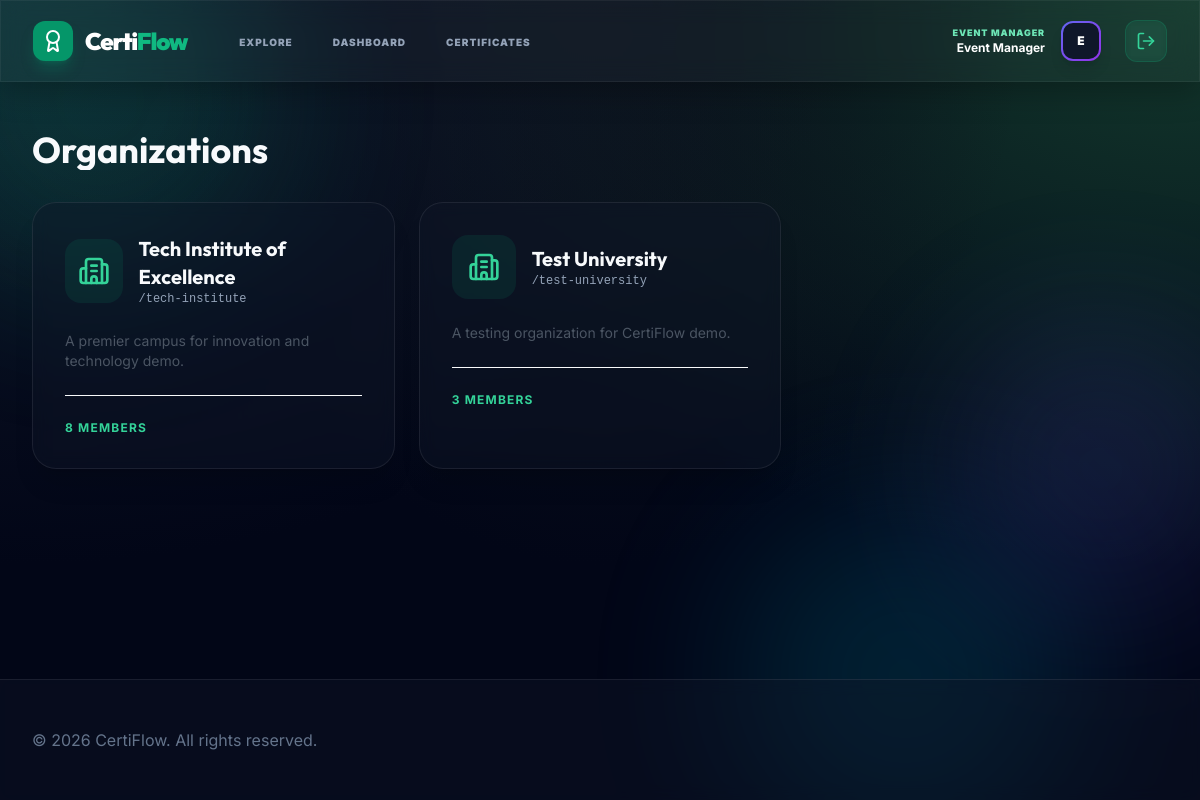
Screenshot of /organizations/ (signed in) with the database file from the repository.
### accounts/models.py (models this page shows, shortened)
class User(AbstractBaseUser, PermissionsMixin):
    class Role(models.TextChoices):
        SUPER_ADMIN = 'super_admin', _('Super Admin')
        ORG_ADMIN = 'org_admin', _('Organization Admin')
        EVENT_MANAGER = 'event_manager', _('Event Manager')
        VOLUNTEER = 'volunteer', _('Volunteer')
        PARTICIPANT = 'participant', _('Participant')
    id = models.UUIDField(primary_key=True, default=uuid.uuid4, editable=False)
    email = models.EmailField(_('email address'), unique=True)
    first_name = models.CharField(_('first name'), max_length=150, blank=True)
    last_name = models.CharField(_('last name'), max_length=150, blank=True)
    role = models.CharField(max_length=20, choices=Role.choices, default=Role.PARTICIPANT)
    avatar = models.ImageField(upload_to='avatars/', null=True, blank=True)
    phone = models.CharField(max_length=20, blank=True)
    bio = models.TextField(blank=True)
    is_staff = models.BooleanField(default=False)
    is_active = models.BooleanField(default=True)
    is_email_verified = models.BooleanField(default=False)
    date_joined = models.DateTimeField(default=timezone.now)
    last_login = models.DateTimeField(null=True, blank=True)
    updated_at = models.DateTimeField(auto_now=True)
    objects = UserManager()
    USERNAME_FIELD = 'email'
    REQUIRED_FIELDS = ['first_name', 'last_name']
    class Meta:
        verbose_name = _('user')
        verbose_name_plural = _('users')
        ordering = ['-date_joined']
        indexes = [
            models.Index(fields=['email']),
            models.Index(fields=['role']),
        ]
    def get_full_name(self):
        full_name = f'{self.first_name} {self.last_name}'.strip()
        return full_name or self.email
    def get_short_name(self):
        return self.first_name or self.email.split('@')[0]

### organizations/models.py (models this page shows, shortened)
class Organization(models.Model):
    id = models.UUIDField(primary_key=True, default=uuid.uuid4, editable=False)
    name = models.CharField(max_length=200)
    slug = models.SlugField(unique=True, max_length=100)
    description = models.TextField(blank=True)
    logo = models.ImageField(upload_to='org_logos/', null=True, blank=True)
    website = models.URLField(blank=True)
    email = models.EmailField(blank=True)
    phone = models.CharField(max_length=20, blank=True)
    address = models.TextField(blank=True)
    is_active = models.BooleanField(default=True)
    allow_public_registration = models.BooleanField(default=True)
    created_at = models.DateTimeField(auto_now_add=True)
    updated_at = models.DateTimeField(auto_now=True)
    created_by = models.ForeignKey(
        User, on_delete=models.SET_NULL, null=True,
        related_name='created_organizations'
    )
    class Meta:
        verbose_name = _('organization')
        verbose_name_plural = _('organizations')
        ordering = ['name']
    def get_member_count(self):
        return self.memberships.filter(is_active=True).count()

### organizations/views.py (the view)
# urls.py: path('', views.organization_list, name='org_list'),
@login_required
def organization_list(request):
    if request.user.role == 'participant':
        organizations = Organization.objects.filter(memberships__user=request.user)
        is_admin = False
    else:
        organizations = Organization.objects.all()
        is_admin = request.user.is_superuser or request.user.role == 'org_admin'
    return render(request, 'organizations/org_list.html', {
        'organizations': organizations,
        'is_admin': is_admin
    })

### organizations/context_processors.py (called while the page is built)
def current_organization(request):
    if not request.user.is_authenticated:
        return {}
    org_id = request.session.get('current_org_id')
    if org_id:
        try:
            organization = Organization.objects.get(id=org_id)
            return {'current_org': organization}
        except Organization.DoesNotExist:
            pass
    membership = request.user.memberships.filter(is_active=True).first()
    if membership:
        request.session['current_org_id'] = str(membership.organization.id)
        return {'current_org': membership.organization}
    return {}

### templates/organizations/org_list.html (shortened to what this page needs)
{% extends "base.html" %}
{% block content %}
<div class="max-w-7xl mx-auto px-4 sm:px-6 lg:px-8 py-12">
    <div class="md:flex md:items-center md:justify-between mb-8">
        <div class="flex-1 min-w-0">
            <h1 class="text-3xl font-bold leading-7 text-gray-900 sm:text-4xl sm:truncate font-heading">
                {% if user.role == 'participant' %}My Institutions{% else %}Organizations{% endif %}
            </h1>
        </div>
    </div>
    <div class="grid grid-cols-1 gap-6 sm:grid-cols-2 lg:grid-cols-3">
        {% for org in organizations %}
        <div class="bg-white rounded-3xl shadow-xl overflow-hidden border border-gray-100 flex flex-col hover:scale-[1.02] transition-transform">
            <div class="p-8">
                <div class="flex items-center mb-6">
                    {% if org.logo %}
                        <img src="{{ org.logo.url }}" class="w-16 h-16 rounded-2xl object-cover mr-4">
                    {% else %}
                        <div class="w-16 h-16 bg-indigo-100 rounded-2xl flex items-center justify-center text-indigo-600 mr-4">
                            <i data-lucide="building-2" class="w-8 h-8"></i>
                        </div>
                    {% endif %}
                    <div>
                        <h3 class="text-xl font-bold text-gray-900 font-heading">{{ org.name }}</h3>
                        <p class="text-xs text-gray-500 font-mono">/{{ org.slug }}</p>
                    </div>
                </div>
                <p class="text-sm text-gray-600 line-clamp-3 mb-6">{{ org.description|default:"No description provided." }}</p>
                <div class="pt-6 border-t border-gray-50 flex justify-between items-center">
                    <span class="text-xs font-bold text-indigo-600 uppercase tracking-widest">{{ org.get_member_count }} Members</span>
                </div>
            </div>
        </div>
        {% endfor %}
    </div>
</div>
{% endblock %}

### templates/base.html (shortened to what this page needs)
{% load static %}
<!DOCTYPE html>
<html lang="en" class="h-full">
<head>
    <script src="https://cdn.tailwindcss.com"></script>
</head>
<body class="h-full overflow-x-hidden relative">
    <div class="fixed inset-0 pointer-events-none -z-10 overflow-hidden">
        <div class="orb orb-1"></div>
        <div class="orb orb-2"></div>
        <div class="orb orb-3"></div>
    </div>
    <div id="cursor-glow"></div>
    <div class="min-h-full flex flex-col">
        <nav class="glass sticky top-0 z-50 border-b border-white/5">
            <div class="max-w-7xl mx-auto px-4 sm:px-6 lg:px-8">
                <div class="flex justify-between h-20">
                    <div class="flex items-center">
                        <div class="flex-shrink-0 flex items-center">
                            <a href="/" class="flex items-center space-x-3 group [perspective:1000px]">
                                <div class="w-10 h-10 bg-emerald-600 rounded-xl flex items-center justify-center text-white shadow-lg shadow-emerald-600/30 group-hover:[transform:rotateY(180deg)] transition-all duration-700 [transform-style:preserve-3d]">
                                    <i data-lucide="award" class="w-6 h-6"></i>
                                </div>
                                <span class="text-2xl font-black font-heading tracking-tighter text-white">Certi<span class="text-emerald-500">Flow</span></span>
                            </a>
                        </div>
                        <div class="hidden sm:ml-12 sm:flex sm:space-x-8">
                            <a href="{% url 'registrations:public_list' %}" class="{% if request.resolver_match.app_name == 'registrations' %}text-white border-indigo-500{% else %}text-slate-400 border-transparent hover:text-white hover:border-slate-700{% endif %} inline-flex items-center px-1 pt-1 border-b-2 text-[10px] font-black uppercase tracking-widest transition-all">
                                Explore
                            </a>
                            {% if user.is_authenticated %}
                            <a href="{% url 'events:dashboard' %}" class="{% if request.resolver_match.app_name == 'events' %}text-white border-indigo-500{% else %}text-slate-400 border-transparent hover:text-white hover:border-slate-700{% endif %} inline-flex items-center px-1 pt-1 border-b-2 text-[10px] font-black uppercase tracking-widest transition-all">
                                Dashboard
                            </a>
                            <a href="{% url 'certificates:certificate_list' %}" class="{% if request.resolver_match.app_name == 'certificates' %}text-white border-indigo-500{% else %}text-slate-400 border-transparent hover:text-white hover:border-slate-700{% endif %} inline-flex items-center px-1 pt-1 border-b-2 text-[10px] font-black uppercase tracking-widest transition-all">
                                Certificates
                            </a>
                            {% endif %}
                        </div>
                    </div>
                    <div class="flex items-center space-x-6">
                        {% if user.is_authenticated %}
                            <div class="hidden md:flex items-center space-x-4">
                                <div class="text-right">
                                    <p class="text-[9px] font-black text-indigo-400 uppercase tracking-widest">{{ user.get_role_display }}</p>
                                    <p class="text-xs font-bold text-white">{{ user.get_full_name }}</p>
                                </div>
                                <div class="h-10 w-10 rounded-xl bg-gradient-to-br from-indigo-500 to-purple-600 p-0.5 shadow-lg">
                                    <div class="h-full w-full bg-slate-900 rounded-[10px] flex items-center justify-center text-white font-black text-xs">
                                        {{ user.get_short_name.0|upper }}
                                    </div>
                                </div>
                            </div>
                            <form action="{% url 'accounts:logout' %}" method="POST" class="inline">
                                <button type="submit" class="btn-glass p-2.5 rounded-xl">
                                    <i data-lucide="log-out" class="w-5 h-5"></i>
                                </button>
                            </form>
                        {% endif %}
                    </div>
                </div>
            </div>
        </nav>
        <main class="flex-grow">
            {% block content %}{% endblock %}
        </main>
        <footer class="bg-white border-t border-gray-200">
            <div class="max-w-7xl mx-auto py-12 px-4 sm:px-6 lg:px-8">
                <div class="md:flex md:items-center md:justify-between">
                    <div class="mt-8 md:mt-0 md:order-1">
                        <p class="text-center text-base text-gray-400">
                            &copy; 2026 CertiFlow. All rights reserved.
                        </p>
                    </div>
                </div>
            </div>
        </footer>
    </div>
</body>
</html>

### templates/base.html (style rules this page uses)
:root { --glass-bg: rgba(255, 255, 255, 0.03); --glass-border: rgba(255, 255, 255, 0.1); --glass-shadow: 0 8px 32px 0 rgba(0, 0, 0, 0.3); }
body { font-family: 'Inter', sans-serif; background: radial-gradient(at 0% 0%, hsla(222, 47%, 11%, 1) 0, transparent 50%), radial-gradient(at 50% 0%, hsla(210, 40%, 8%, 1) 0, transparent 50%), radial-gradient(at 100% 0%, hsla(160, 50%, 15%, 1) 0, transparent 50%); background-color: #020617; background-attachment: fixed; min-height: 100vh; color: #f8fafc; }
h1, h2, h3, h4, .font-heading { font-family: 'Outfit', sans-serif; }
.glass { background: var(--glass-bg); backdrop-filter: blur(12px); -webkit-backdrop-filter: blur(12px); border: 1px solid var(--glass-border); box-shadow: var(--glass-shadow); }
.btn-glass { background: rgba(16, 185, 129, 0.1); backdrop-filter: blur(4px); border: 1px solid rgba(16, 185, 129, 0.2); color: #34d399; transition: all 0.2s ease; }
.bg-white { background-color: rgba(15, 23, 42, 0.4) !important; backdrop-filter: blur(8px); }
.text-gray-900 { color: #f8fafc !important; }
.text-gray-500 { color: #94a3b8 !important; }
.text-gray-400 { color: #64748b !important; }
.border-gray-100, .border-gray-200 { border-color: rgba(255, 255, 255, 0.08) !important; }
.text-indigo-600, .text-indigo-500 { color: #34d399 !important; }
.bg-indigo-100 { background-color: rgba(16, 185, 129, 0.1) !important; }
.text-indigo-400 { color: #6ee7b7 !important; }
::placeholder { color: rgba(255, 255, 255, 0.4) !important; }
.orb { position: absolute; border-radius: 50%; filter: blur(80px); z-index: -1; opacity: 0.15; animation: float 20s infinite alternate-reverse ease-in-out; pointer-events: none; }
.orb-1 { width: 400px; height: 400px; background: #10b981; top: -100px; left: -100px; animation-duration: 25s; }
.orb-2 { width: 350px; height: 350px; background: #06b6d4; bottom: -50px; right: 10%; animation-duration: 30s; animation-delay: -5s; }
.orb-3 { width: 300px; height: 300px; background: #6366f1; top: 40%; right: -50px; animation-duration: 20s; animation-delay: -10s; }
#cursor-glow { position: fixed; width: 600px; height: 600px; background: radial-gradient(circle, rgba(16, 185, 129, 0.08) 0%, transparent 70%); border-radius: 50%; pointer-events: none; z-index: -5; transform: translate(-50%, -50%); transition: width 0.3s, height 0.3s; }

### rows the page displays
User: role "EVENT MANAGER", get_full_name "Event Manager", get_short_name.0 "E"
Organization: name "Tech Institute of Excellence", slug "tech-institute", description "A premier campus for innovation and technology demo.", get_member_count "8"
Organization: name "Test University", slug "test-university", description "A testing organization for CertiFlow demo.", get_member_count "3"
